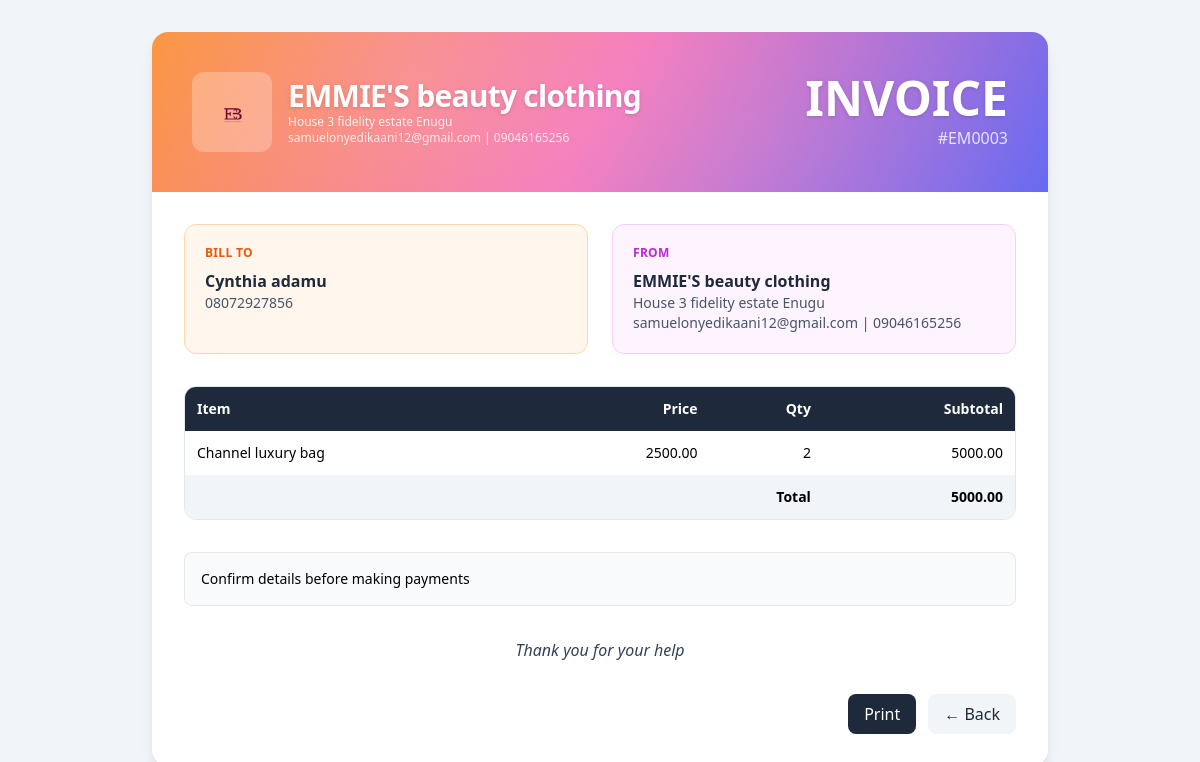
The page /invoices/10/print (signed in) on the database its author committed.
### app/models.py (models this page shows)
class BusinessProfile(db.Model):
    id = db.Column(db.Integer, primary_key=True)
    user_id = db.Column(db.Integer, db.ForeignKey('user.id'), nullable=False)
    business_name = db.Column(db.String(255))
    address = db.Column(db.String(255))
    phone = db.Column(db.String(50))
    email = db.Column(db.String(255))
    logo_path = db.Column(db.String(255))

class Invoice(db.Model):
    id = db.Column(db.Integer, primary_key=True)
    user_id = db.Column(db.Integer, db.ForeignKey('user.id'), nullable=False)
    invoice_number = db.Column(db.String(100), nullable=False)
    client_name = db.Column(db.String(255))
    client_contact = db.Column(db.String(255))
    payment_instructions = db.Column(db.Text)
    thanks_message = db.Column(db.Text)
    total_amount = db.Column(db.Float, default=0.0)
    created_at = db.Column(db.DateTime, default=datetime.utcnow)
    template_name = db.Column(db.String(100), default='invoice_template_1.html')

class InvoiceItem(db.Model):
    id = db.Column(db.Integer, primary_key=True)
    invoice_id = db.Column(db.Integer, db.ForeignKey('invoice.id'), nullable=False)
    name = db.Column(db.String(255))
    price = db.Column(db.Float, default=0.0)
    quantity = db.Column(db.Integer, default=1)
    subtotal = db.Column(db.Float, default=0.0)

### app/routes_generate.py (the view)
@main_generate_bp.route('/invoices/<int:invoice_id>/print')
@login_required
def print_invoice(invoice_id: int):
    inv = Invoice.query.filter_by(id=invoice_id, user_id=current_user.id).first_or_404()
    profile = BusinessProfile.query.filter_by(user_id=current_user.id).first()
    if not profile:
        flash('Missing Business Profile for this account.', 'warning')
        return redirect(url_for('main.dashboard'))
    items = InvoiceItem.query.filter_by(invoice_id=inv.id).all()
    brand_logo_url = url_for('static', filename=profile.logo_path) if profile.logo_path else None
    item_dicts = [{
        'name': it.name,
        'price': it.price,
        'quantity': it.quantity,
        'subtotal': it.subtotal,
    } for it in items]
    auto_print = str(request.args.get('auto_print', '')).lower() in {'1', 'true', 'yes'}
    chosen_template = inv.template_name or 'invoice_template_1.html'
    from .subscription import user_can_modify_invoices
    can_modify = user_can_modify_invoices(current_user)
    if not can_modify:
        auto_print = False
    html = render_template(
        chosen_template,
        business_name=profile.business_name,
        invoice_number=inv.invoice_number,
        address=profile.address,
        phone=profile.phone,
        email=profile.email,
        brand_logo=brand_logo_url,
        payment_instructions=inv.payment_instructions,
        thanks_message=inv.thanks_message,
        client_name=inv.client_name,
        client_contact=inv.client_contact,
        items=item_dicts,
        total_amount=inv.total_amount,
        auto_print=auto_print,
        read_only=(not can_modify),
    )
    return html

### app/__init__.py (called while the page is built)
@login_manager.user_loader
def load_user(user_id):
    from .models import User
    return User.query.get(int(user_id))

### app/models.py (called while the page is built)
    def trial_active(self) -> bool:
        if self.is_premium:
            return False  # premium overrides trial display
        if not self.trial_start:
            return False
        return datetime.utcnow() < self.trial_start + timedelta(days=7)

    def access_active(self) -> bool:
        if self.is_premium:
            if self.premium_expires_at is None:
                return True
            return datetime.utcnow() < self.premium_expires_at
        return self.trial_active()

### app/subscription.py (called while the page is built)
def user_can_modify_invoices(user) -> bool:
    if not user:
        return False
    return user.access_active()

### app/templates/invoice_template_7.html (shortened to what this page needs)
<!DOCTYPE html>
<html lang="en">
<head>
  <script src="https://cdn.tailwindcss.com"></script>
</head>
<body class="bg-slate-100">
  <div class="max-w-4xl mx-auto my-8 bg-white rounded-2xl shadow-lg page overflow-hidden">
    <div class="sunset p-10 text-white relative">
      <div class="absolute inset-0 mix-blend-soft-light opacity-70" style="background-image:radial-gradient(circle at 30% 30%,rgba(255,255,255,.5),transparent 60%),radial-gradient(circle at 70% 70%,rgba(255,255,255,.35),transparent 60%);"></div>
      <div class="relative flex flex-col md:flex-row md:items-center md:justify-between gap-6">
        <div class="flex items-center gap-4">
          {% if brand_logo %}
          <img src="{{ brand_logo }}" alt="Logo" class="h-20 w-20 object-contain bg-white/25 p-3 rounded-xl" />
          {% endif %}
          <div>
            <h1 class="text-3xl font-extrabold tracking-tight drop-shadow">{{ business_name }}</h1>
            <p class="text-xs text-white/85 max-w-xs">{{ address }}</p>
            <p class="text-xs text-white/80">{{ email }} | {{ phone }}</p>
          </div>
        </div>
        <div class="text-right">
          <div class="text-5xl font-black drop-shadow">INVOICE</div>
          <div class="text-white/80 mt-1">#{{ invoice_number }}</div>
        </div>
      </div>
    </div>
    <div class="p-8 space-y-8">
      <div class="grid grid-cols-1 md:grid-cols-2 gap-6">
        <div class="rounded-xl border border-orange-200 bg-orange-50 p-5">
          <h3 class="text-xs font-semibold uppercase tracking-wide text-orange-600">Bill To</h3>
          <p class="mt-2 font-semibold text-slate-800">{{ client_name }}</p>
          <p class="text-sm text-slate-600">{{ client_phone or client_contact }}</p>
        </div>
        <div class="rounded-xl border border-fuchsia-200 bg-fuchsia-50 p-5">
          <h3 class="text-xs font-semibold uppercase tracking-wide text-fuchsia-600">From</h3>
          <p class="mt-2 font-semibold text-slate-800">{{ business_name }}</p>
          <p class="text-sm text-slate-600">{{ address }}</p>
          <p class="text-sm text-slate-600">{{ email }} | {{ phone }}</p>
        </div>
      </div>
      <div class="overflow-hidden rounded-xl border border-slate-200">
        <table class="w-full text-sm">
          <thead class="bg-slate-800 text-white">
            <tr>
              <th class="text-left p-3">Item</th>
              <th class="text-right p-3">Price</th>
              <th class="text-right p-3">Qty</th>
              <th class="text-right p-3">Subtotal</th>
            </tr>
          </thead>
          <tbody>
            {% for item in items %}
            <tr class="odd:bg-white even:bg-slate-50 border-b last:border-none">
              <td class="p-3">{{ item.name }}</td>
              <td class="p-3 text-right">{{ '%.2f'|format(item.price) }}</td>
              <td class="p-3 text-right">{{ item.quantity }}</td>
              <td class="p-3 text-right font-medium">{{ '%.2f'|format(item.subtotal) }}</td>
            </tr>
            {% endfor %}
          </tbody>
          <tfoot>
            <tr class="bg-slate-100">
              <td colspan="3" class="p-3 text-right font-semibold">Total</td>
              <td class="p-3 text-right font-bold">{{ '%.2f'|format(total_amount) }}</td>
            </tr>
          </tfoot>
        </table>
      </div>
      {% if payment_instructions %}
      <div class="p-4 bg-slate-50 rounded-lg border text-sm whitespace-pre-line">{{ payment_instructions }}</div>
      {% endif %}
      {% if thanks_message %}
      <div class="text-center text-slate-700 font-medium italic">{{ thanks_message }}</div>
      {% endif %}
      <div class="mt-4 flex justify-end gap-3 no-print">
        <button onclick="window.print()" class="px-4 py-2 bg-slate-800 text-white rounded-lg hover:bg-slate-900">Print</button>
        <a href="{{ url_for('main.invoices_list') }}" class="px-4 py-2 bg-slate-100 text-slate-800 rounded-lg hover:bg-slate-200">← Back</a>
      </div>
    </div>
  </div>
</body>
</html>

### app/templates/invoice_template_7.html (style rules this page uses)
.sunset { background:linear-gradient(120deg,#fb923c,#f472b6,#6366f1); }

### rows shown on the page
BusinessProfile: business_name "EMMIE'S beauty clothing", address "House 3 fidelity estate Enugu", email "samuelonyedikaani12@gmail.com", phone "09046165256"
Invoice: invoice_number "EM0003", client_name "Cynthia adamu", client_contact "08072927856", total_amount "5000.00", payment_instructions "Confirm details before making payments", thanks_message "Thank you for your help"
InvoiceItem: name "Channel luxury bag", price "2500.00", quantity "2", subtotal "5000.00"
